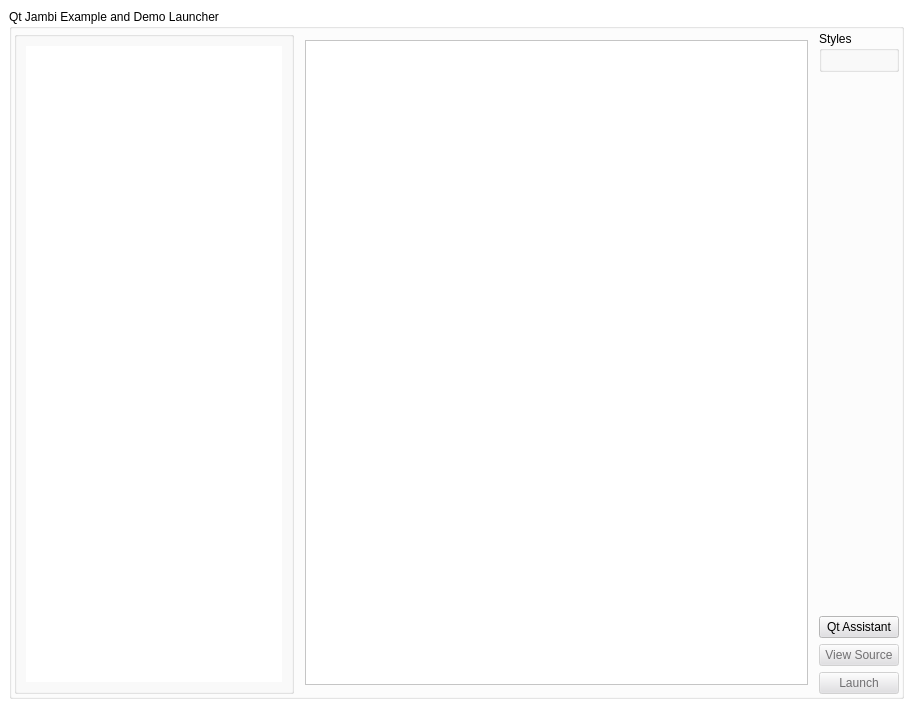
<ui version="4.0" >
 <class>Launcher</class>
 <widget class="QWidget" name="Launcher" >
  <property name="geometry" >
   <rect>
    <x>0</x>
    <y>0</y>
    <width>913</width>
    <height>708</height>
   </rect>
  </property>
  <property name="sizePolicy" >
   <sizepolicy>
    <hsizetype>1</hsizetype>
    <vsizetype>5</vsizetype>
    <horstretch>0</horstretch>
    <verstretch>0</verstretch>
   </sizepolicy>
  </property>
  <property name="palette" >
   <palette>
    <active>
     <colorrole role="WindowText" >
      <brush brushstyle="SolidPattern" >
       <color alpha="255" >
        <red>0</red>
        <green>0</green>
        <blue>0</blue>
       </color>
      </brush>
     </colorrole>
     <colorrole role="Button" >
      <brush brushstyle="SolidPattern" >
       <color alpha="255" >
        <red>224</red>
        <green>223</green>
        <blue>227</blue>
       </color>
      </brush>
     </colorrole>
     <colorrole role="Light" >
      <brush brushstyle="SolidPattern" >
       <color alpha="255" >
        <red>255</red>
        <green>255</green>
        <blue>255</blue>
       </color>
      </brush>
     </colorrole>
     <colorrole role="Midlight" >
      <brush brushstyle="SolidPattern" >
       <color alpha="255" >
        <red>241</red>
        <green>239</green>
        <blue>226</blue>
       </color>
      </brush>
     </colorrole>
     <colorrole role="Dark" >
      <brush brushstyle="SolidPattern" >
       <color alpha="255" >
        <red>157</red>
        <green>157</green>
        <blue>161</blue>
       </color>
      </brush>
     </colorrole>
     <colorrole role="Mid" >
      <brush brushstyle="SolidPattern" >
       <color alpha="255" >
        <red>149</red>
        <green>149</green>
        <blue>151</blue>
       </color>
      </brush>
     </colorrole>
     <colorrole role="Text" >
      <brush brushstyle="SolidPattern" >
       <color alpha="255" >
        <red>0</red>
        <green>0</green>
        <blue>0</blue>
       </color>
      </brush>
     </colorrole>
     <colorrole role="BrightText" >
      <brush brushstyle="SolidPattern" >
       <color alpha="255" >
        <red>255</red>
        <green>255</green>
        <blue>255</blue>
       </color>
      </brush>
     </colorrole>
     <colorrole role="ButtonText" >
      <brush brushstyle="SolidPattern" >
       <color alpha="255" >
        <red>0</red>
        <green>0</green>
        <blue>0</blue>
       </color>
      </brush>
     </colorrole>
     <colorrole role="Base" >
      <brush brushstyle="SolidPattern" >
       <color alpha="255" >
        <red>255</red>
        <green>255</green>
        <blue>255</blue>
       </color>
      </brush>
     </colorrole>
     <colorrole role="Window" >
      <brush brushstyle="SolidPattern" >
       <color alpha="255" >
        <red>255</red>
        <green>255</green>
        <blue>255</blue>
       </color>
      </brush>
     </colorrole>
     <colorrole role="Shadow" >
      <brush brushstyle="SolidPattern" >
       <color alpha="255" >
        <red>113</red>
        <green>111</green>
        <blue>100</blue>
       </color>
      </brush>
     </colorrole>
     <colorrole role="Highlight" >
      <brush brushstyle="SolidPattern" >
       <color alpha="255" >
        <red>178</red>
        <green>180</green>
        <blue>191</blue>
       </color>
      </brush>
     </colorrole>
     <colorrole role="HighlightedText" >
      <brush brushstyle="SolidPattern" >
       <color alpha="255" >
        <red>0</red>
        <green>0</green>
        <blue>0</blue>
       </color>
      </brush>
     </colorrole>
     <colorrole role="Link" >
      <brush brushstyle="SolidPattern" >
       <color alpha="255" >
        <red>0</red>
        <green>0</green>
        <blue>255</blue>
       </color>
      </brush>
     </colorrole>
     <colorrole role="LinkVisited" >
      <brush brushstyle="SolidPattern" >
       <color alpha="255" >
        <red>255</red>
        <green>0</green>
        <blue>255</blue>
       </color>
      </brush>
     </colorrole>
     <colorrole role="AlternateBase" >
      <brush brushstyle="SolidPattern" >
       <color alpha="255" >
        <red>232</red>
        <green>232</green>
        <blue>232</blue>
       </color>
      </brush>
     </colorrole>
    </active>
    <inactive>
     <colorrole role="WindowText" >
      <brush brushstyle="SolidPattern" >
       <color alpha="255" >
        <red>0</red>
        <green>0</green>
        <blue>0</blue>
       </color>
      </brush>
     </colorrole>
     <colorrole role="Button" >
      <brush brushstyle="SolidPattern" >
       <color alpha="255" >
        <red>224</red>
        <green>223</green>
        <blue>227</blue>
       </color>
      </brush>
     </colorrole>
     <colorrole role="Light" >
      <brush brushstyle="SolidPattern" >
       <color alpha="255" >
        <red>255</red>
        <green>255</green>
        <blue>255</blue>
       </color>
      </brush>
     </colorrole>
     <colorrole role="Midlight" >
      <brush brushstyle="SolidPattern" >
       <color alpha="255" >
        <red>241</red>
        <green>239</green>
        <blue>226</blue>
       </color>
      </brush>
     </colorrole>
     <colorrole role="Dark" >
      <brush brushstyle="SolidPattern" >
       <color alpha="255" >
        <red>157</red>
        <green>157</green>
        <blue>161</blue>
       </color>
      </brush>
     </colorrole>
     <colorrole role="Mid" >
      <brush brushstyle="SolidPattern" >
       <color alpha="255" >
        <red>149</red>
        <green>149</green>
        <blue>151</blue>
       </color>
      </brush>
     </colorrole>
     <colorrole role="Text" >
      <brush brushstyle="SolidPattern" >
       <color alpha="255" >
        <red>0</red>
        <green>0</green>
        <blue>0</blue>
       </color>
      </brush>
     </colorrole>
     <colorrole role="BrightText" >
      <brush brushstyle="SolidPattern" >
       <color alpha="255" >
        <red>255</red>
        <green>255</green>
        <blue>255</blue>
       </color>
      </brush>
     </colorrole>
     <colorrole role="ButtonText" >
      <brush brushstyle="SolidPattern" >
       <color alpha="255" >
        <red>0</red>
        <green>0</green>
        <blue>0</blue>
       </color>
      </brush>
     </colorrole>
     <colorrole role="Base" >
      <brush brushstyle="SolidPattern" >
       <color alpha="255" >
        <red>255</red>
        <green>255</green>
        <blue>255</blue>
       </color>
      </brush>
     </colorrole>
     <colorrole role="Window" >
      <brush brushstyle="SolidPattern" >
       <color alpha="255" >
        <red>255</red>
        <green>255</green>
        <blue>255</blue>
       </color>
      </brush>
     </colorrole>
     <colorrole role="Shadow" >
      <brush brushstyle="SolidPattern" >
       <color alpha="255" >
        <red>113</red>
        <green>111</green>
        <blue>100</blue>
       </color>
      </brush>
     </colorrole>
     <colorrole role="Highlight" >
      <brush brushstyle="SolidPattern" >
       <color alpha="255" >
        <red>224</red>
        <green>223</green>
        <blue>227</blue>
       </color>
      </brush>
     </colorrole>
     <colorrole role="HighlightedText" >
      <brush brushstyle="SolidPattern" >
       <color alpha="255" >
        <red>0</red>
        <green>0</green>
        <blue>0</blue>
       </color>
      </brush>
     </colorrole>
     <colorrole role="Link" >
      <brush brushstyle="SolidPattern" >
       <color alpha="255" >
        <red>0</red>
        <green>0</green>
        <blue>255</blue>
       </color>
      </brush>
     </colorrole>
     <colorrole role="LinkVisited" >
      <brush brushstyle="SolidPattern" >
       <color alpha="255" >
        <red>255</red>
        <green>0</green>
        <blue>255</blue>
       </color>
      </brush>
     </colorrole>
     <colorrole role="AlternateBase" >
      <brush brushstyle="SolidPattern" >
       <color alpha="255" >
        <red>232</red>
        <green>232</green>
        <blue>232</blue>
       </color>
      </brush>
     </colorrole>
    </inactive>
    <disabled>
     <colorrole role="WindowText" >
      <brush brushstyle="SolidPattern" >
       <color alpha="255" >
        <red>112</red>
        <green>111</green>
        <blue>113</blue>
       </color>
      </brush>
     </colorrole>
     <colorrole role="Button" >
      <brush brushstyle="SolidPattern" >
       <color alpha="255" >
        <red>224</red>
        <green>223</green>
        <blue>227</blue>
       </color>
      </brush>
     </colorrole>
     <colorrole role="Light" >
      <brush brushstyle="SolidPattern" >
       <color alpha="255" >
        <red>255</red>
        <green>255</green>
        <blue>255</blue>
       </color>
      </brush>
     </colorrole>
     <colorrole role="Midlight" >
      <brush brushstyle="SolidPattern" >
       <color alpha="255" >
        <red>239</red>
        <green>239</green>
        <blue>241</blue>
       </color>
      </brush>
     </colorrole>
     <colorrole role="Dark" >
      <brush brushstyle="SolidPattern" >
       <color alpha="255" >
        <red>157</red>
        <green>157</green>
        <blue>161</blue>
       </color>
      </brush>
     </colorrole>
     <colorrole role="Mid" >
      <brush brushstyle="SolidPattern" >
       <color alpha="255" >
        <red>149</red>
        <green>149</green>
        <blue>151</blue>
       </color>
      </brush>
     </colorrole>
     <colorrole role="Text" >
      <brush brushstyle="SolidPattern" >
       <color alpha="255" >
        <red>112</red>
        <green>111</green>
        <blue>113</blue>
       </color>
      </brush>
     </colorrole>
     <colorrole role="BrightText" >
      <brush brushstyle="SolidPattern" >
       <color alpha="255" >
        <red>255</red>
        <green>255</green>
        <blue>255</blue>
       </color>
      </brush>
     </colorrole>
     <colorrole role="ButtonText" >
      <brush brushstyle="SolidPattern" >
       <color alpha="255" >
        <red>112</red>
        <green>111</green>
        <blue>113</blue>
       </color>
      </brush>
     </colorrole>
     <colorrole role="Base" >
      <brush brushstyle="SolidPattern" >
       <color alpha="255" >
        <red>255</red>
        <green>255</green>
        <blue>255</blue>
       </color>
      </brush>
     </colorrole>
     <colorrole role="Window" >
      <brush brushstyle="SolidPattern" >
       <color alpha="255" >
        <red>255</red>
        <green>255</green>
        <blue>255</blue>
       </color>
      </brush>
     </colorrole>
     <colorrole role="Shadow" >
      <brush brushstyle="SolidPattern" >
       <color alpha="255" >
        <red>0</red>
        <green>0</green>
        <blue>0</blue>
       </color>
      </brush>
     </colorrole>
     <colorrole role="Highlight" >
      <brush brushstyle="SolidPattern" >
       <color alpha="255" >
        <red>178</red>
        <green>180</green>
        <blue>191</blue>
       </color>
      </brush>
     </colorrole>
     <colorrole role="HighlightedText" >
      <brush brushstyle="SolidPattern" >
       <color alpha="255" >
        <red>0</red>
        <green>0</green>
        <blue>0</blue>
       </color>
      </brush>
     </colorrole>
     <colorrole role="Link" >
      <brush brushstyle="SolidPattern" >
       <color alpha="255" >
        <red>0</red>
        <green>0</green>
        <blue>255</blue>
       </color>
      </brush>
     </colorrole>
     <colorrole role="LinkVisited" >
      <brush brushstyle="SolidPattern" >
       <color alpha="255" >
        <red>255</red>
        <green>0</green>
        <blue>255</blue>
       </color>
      </brush>
     </colorrole>
     <colorrole role="AlternateBase" >
      <brush brushstyle="SolidPattern" >
       <color alpha="255" >
        <red>232</red>
        <green>232</green>
        <blue>232</blue>
       </color>
      </brush>
     </colorrole>
    </disabled>
   </palette>
  </property>
  <property name="windowTitle" >
   <string>Form</string>
  </property>
  <layout class="QGridLayout" >
   <property name="margin" >
    <number>9</number>
   </property>
   <property name="spacing" >
    <number>6</number>
   </property>
   <item row="0" column="0" >
    <widget class="QGroupBox" name="group_main" >
     <property name="title" >
      <string>Qt Jambi Example and Demo Launcher</string>
     </property>
     <property name="flat" >
      <bool>true</bool>
     </property>
     <layout class="QGridLayout" >
      <property name="margin" >
       <number>2</number>
      </property>
      <property name="spacing" >
       <number>2</number>
      </property>
      <item row="0" column="0" >
       <widget class="QGroupBox" name="groupBox" >
        <property name="title" >
         <string/>
        </property>
        <property name="flat" >
         <bool>false</bool>
        </property>
        <layout class="QGridLayout" >
         <property name="margin" >
          <number>9</number>
         </property>
         <property name="spacing" >
          <number>6</number>
         </property>
         <item row="0" column="0" >
          <widget class="CustomListView" name="list" >
           <property name="sizePolicy" >
            <sizepolicy>
             <hsizetype>1</hsizetype>
             <vsizetype>7</vsizetype>
             <horstretch>0</horstretch>
             <verstretch>0</verstretch>
            </sizepolicy>
           </property>
           <property name="frameShape" >
            <enum>QFrame::NoFrame</enum>
           </property>
           <property name="verticalScrollBarPolicy" >
            <enum>Qt::ScrollBarAsNeeded</enum>
           </property>
           <property name="horizontalScrollBarPolicy" >
            <enum>Qt::ScrollBarAlwaysOff</enum>
           </property>
          </widget>
         </item>
        </layout>
       </widget>
      </item>
      <item row="0" column="1" >
       <widget class="QStackedWidget" name="container" >
        <property name="enabled" >
         <bool>true</bool>
        </property>
        <property name="sizePolicy" >
         <sizepolicy>
          <hsizetype>3</hsizetype>
          <vsizetype>3</vsizetype>
          <horstretch>1</horstretch>
          <verstretch>0</verstretch>
         </sizepolicy>
        </property>
        <property name="currentIndex" >
         <number>0</number>
        </property>
        <widget class="QWidget" name="page" >
         <layout class="QGridLayout" >
          <property name="margin" >
           <number>9</number>
          </property>
          <property name="spacing" >
           <number>6</number>
          </property>
          <item row="0" column="0" >
           <widget class="ScrollingHTMLView" name="description" />
          </item>
         </layout>
        </widget>
        <widget class="QWidget" name="page_2" >
         <layout class="QGridLayout" >
          <property name="margin" >
           <number>9</number>
          </property>
          <property name="spacing" >
           <number>6</number>
          </property>
          <item row="0" column="0" >
           <widget class="ScrollingHTMLView" name="source" >
            <property name="sizePolicy" >
             <sizepolicy>
              <hsizetype>13</hsizetype>
              <vsizetype>13</vsizetype>
              <horstretch>0</horstretch>
              <verstretch>0</verstretch>
             </sizepolicy>
            </property>
            <property name="html" >
             <string>&lt;html>&lt;head>&lt;meta name="qrichtext" content="1" />&lt;style type="text/css">
p, li { white-space: pre-wrap; }
&lt;/style>&lt;/head>&lt;body style=" font-family:'Sans Serif'; font-size:9pt; font-weight:400; font-style:normal; text-decoration:none;">
&lt;p style=" margin-top:0px; margin-bottom:0px; margin-left:0px; margin-right:0px; -qt-block-indent:0; text-indent:0px; font-family:'MS Shell Dlg 2'; font-size:8pt; font-style:italic;">No source&lt;/p>&lt;/body>&lt;/html></string>
            </property>
           </widget>
          </item>
         </layout>
        </widget>
       </widget>
      </item>
      <item row="0" column="2" >
       <layout class="QVBoxLayout" >
        <property name="margin" >
         <number>0</number>
        </property>
        <property name="spacing" >
         <number>6</number>
        </property>
        <item>
         <widget class="QGroupBox" name="group_styles" >
          <property name="title" >
           <string>Styles</string>
          </property>
          <layout class="QVBoxLayout" >
           <property name="margin" >
            <number>9</number>
           </property>
           <property name="spacing" >
            <number>6</number>
           </property>
          </layout>
         </widget>
        </item>
        <item>
         <spacer>
          <property name="orientation" >
           <enum>Qt::Vertical</enum>
          </property>
          <property name="sizeHint" >
           <size>
            <width>20</width>
            <height>40</height>
           </size>
          </property>
         </spacer>
        </item>
        <item>
         <widget class="QPushButton" name="button_assistant" >
          <property name="enabled" >
           <bool>true</bool>
          </property>
          <property name="text" >
           <string>Qt Assistant</string>
          </property>
         </widget>
        </item>
        <item>
         <widget class="QPushButton" name="button_content" >
          <property name="enabled" >
           <bool>false</bool>
          </property>
          <property name="text" >
           <string>View Source</string>
          </property>
         </widget>
        </item>
        <item>
         <widget class="QPushButton" name="button_launch" >
          <property name="enabled" >
           <bool>false</bool>
          </property>
          <property name="text" >
           <string>Launch</string>
          </property>
         </widget>
        </item>
       </layout>
      </item>
     </layout>
    </widget>
   </item>
  </layout>
 </widget>
 <customwidgets>
  <customwidget>
   <class>ScrollingHTMLView</class>
   <extends>QTextEdit</extends>
   <header>scrollinghtmlview.h</header>
  </customwidget>
  <customwidget>
   <class>CustomListView</class>
   <extends>QListView</extends>
   <header>customlistview.h</header>
  </customwidget>
 </customwidgets>
 <resources/>
 <connections/>
</ui>
